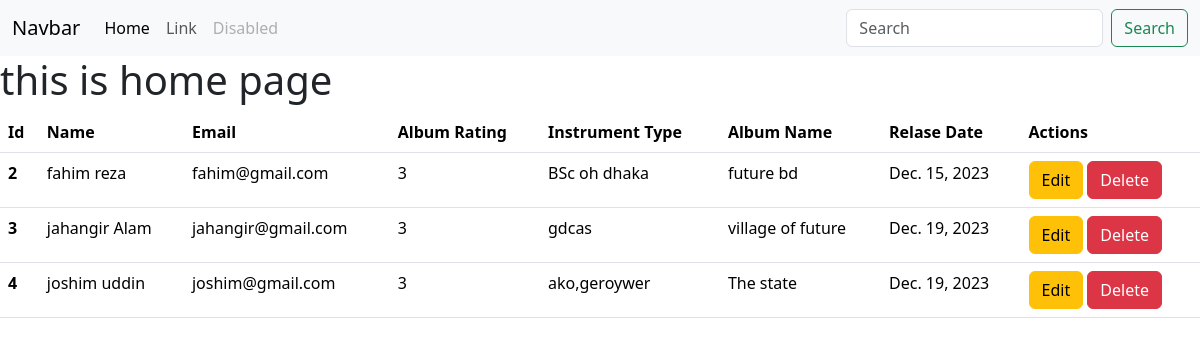
The page / on the database its author committed.
### album/models.py (models this page shows)
class Album(models.Model):
    musician = models.ForeignKey(Musician, on_delete=models.CASCADE, related_name='albums')
    album_name = models.CharField(max_length=100)
    rating =models.IntegerField(choices=[(i, str(i)) for i in range(1, 5)])
    def __str__(self):
        return self.album_name

### musician/models.py (models this page shows, shortened)
class Musician(models.Model):
    first_name = models.CharField(max_length=50)
    last_name = models.CharField(max_length=50)
    email = models.EmailField()
    phone_number = models.CharField(max_length=15)
    release_date = models.DateField(default=datetime.now())
    instrument_type = models.CharField(max_length=50)

### album/views.py (the view)
# urls.py: 2. Add a URL to urlpatterns:  path('', views.home, name='home')
def home(request):
    data = Album.objects.all()
    print(data)
    return render(request, 'home.html', {'data' : data})

### templates/home.html
{% extends "base.html" %}
{% block content %}
<h1>this is home page</h1>
<table class="table">
    <thead>
      <tr>
        <th scope="col">Id</th>
        <th scope="col">Name</th>
        <th scope="col">Email</th>
        <th scope="col">Album Rating</th>
        <th scope="col">Instrument Type</th>
        <th scope="col">Album Name</th>
        <th scope="col">Relase Date</th>
        <th scope="col">Actions</th>
      </tr>
    </thead>
    <tbody>
    {% for album in data %}
      <tr>
        <th scope="row">{{album.id}}</th>
        <td>{{ album.musician.first_name}}  {{ album.musician.last_name}}</td>
        <td>{{ album.musician.email}}</td>
        <td>{{ album.rating}}</td>
        <td>{{ album.musician.instrument_type}}</td>
        <td>{{ album.album_name}}</td>
        <td>{{ album.musician.release_date}}</td>
        <td>
            <a class="btn btn-warning" href="{% url 'edit_album' album.id %}">Edit</a>
            <a class="btn btn-danger" href="{% url 'delete_album' album.id %}">Delete</a>
        </td>
      </tr>
      {% endfor %}
    </tbody>
  </table>
{% endblock %}

### templates/base.html (shortened to what this page needs)
<!DOCTYPE html>
<html lang="en">
<head>
    <link href="https://cdn.jsdelivr.net/npm/bootstrap@5.3.2/dist/css/bootstrap.min.css" rel="stylesheet">
</head>
<body>
    <nav class="navbar navbar-expand-lg bg-body-tertiary">
        <div class="container-fluid">
          <a class="navbar-brand" href="#">Navbar</a>
          <div class="collapse navbar-collapse" id="navbarSupportedContent">
            <ul class="navbar-nav me-auto mb-2 mb-lg-0">
              <li class="nav-item">
                <a class="nav-link active" aria-current="page" href="#">Home</a>
              </li>
              <li class="nav-item">
                <a class="nav-link" href="#">Link</a>
              </li>
              <li class="nav-item">
                <a class="nav-link disabled" aria-disabled="true">Disabled</a>
              </li>
            </ul>
            <form class="d-flex" role="search">
              <input class="form-control me-2" type="search" placeholder="Search" aria-label="Search">
              <button class="btn btn-outline-success" type="submit">Search</button>
            </form>
          </div>
        </div>
      </nav>
      {% block content %}
       {% endblock %}
</body>
</html>

### rows shown on the page
Album: id "2", musician.first_name "fahim", musician.last_name "reza", musician.email "fahim@gmail.com", rating "3", musician.instrument_type "BSc oh dhaka", album_name "future bd", musician.release_date "Dec. 15, 2023"
Album: id "3", musician.first_name "jahangir", musician.last_name "Alam", musician.email "jahangir@gmail.com", rating "3", musician.instrument_type "gdcas", album_name "village of future", musician.release_date "Dec. 19, 2023"
Album: id "4", musician.first_name "joshim", musician.last_name "uddin", musician.email "joshim@gmail.com", rating "3", musician.instrument_type "ako,geroywer", album_name "The state", musician.release_date "Dec. 19, 2023"
